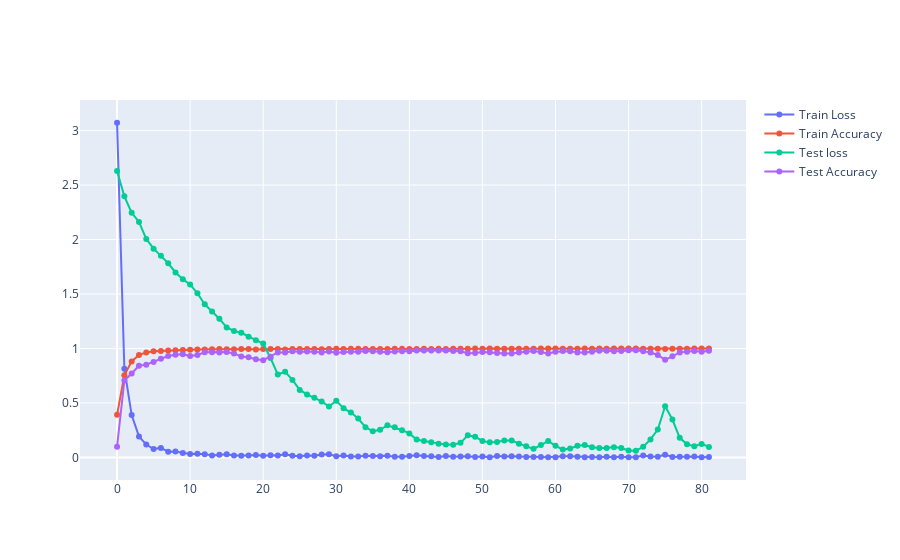

Notebook code for this chart:
### Code cell
hist = pd.DataFrame(data= history.history)

fig = go.Figure()

fig.add_trace(go.Scatter(x = hist.index, y = hist.loss.values,
                    mode='lines+markers',
                    name='Train Loss'))

fig.add_trace(go.Scatter(x = hist.index, y = hist.accuracy.values,
                    mode='lines+markers',
                    name='Train Accuracy'))


fig.add_trace(go.Scatter(x = hist.index, y = hist.val_loss.values,
                    mode='lines+markers', name='Test loss'))

fig.add_trace(go.Scatter(x = hist.index, y = hist.val_accuracy.values,
                    mode='lines+markers', name='Test Accuracy'))


fig.savefig('bandvisualization_salina', dpi=100)

fig.show()
